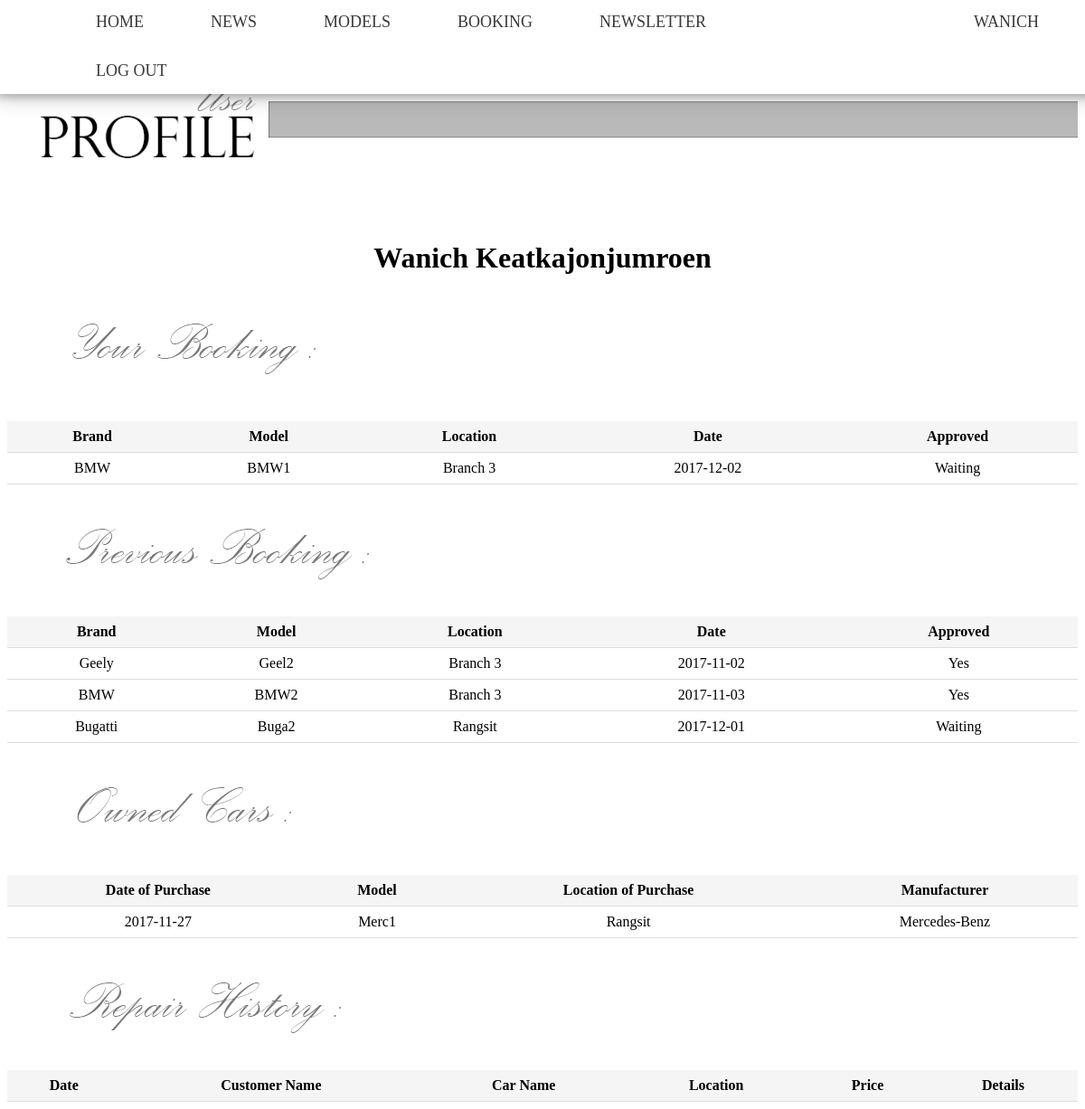
The page /user.php (signed in) on the database as committed earlier.
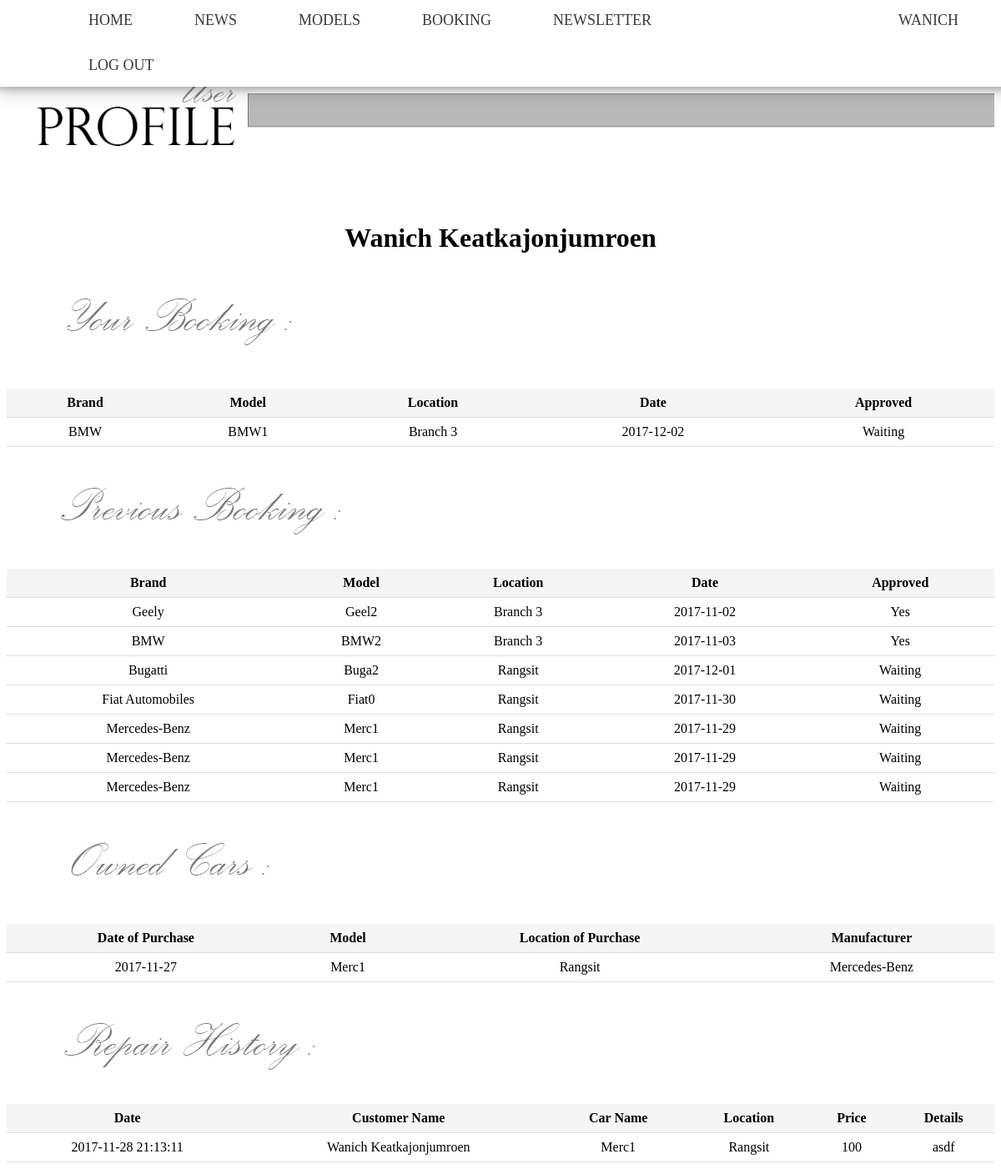
The same page on the database as committed later.
### tables this page shows
CREATE TABLE `booking` (
  `bookingID` int(11) NOT NULL,
  `customerID` int(11) NOT NULL,
  `branchID` int(11) NOT NULL,
  `approved` int(1) NOT NULL DEFAULT '0',
  `productID` int(11) NOT NULL,
  `date` date NOT NULL
);

CREATE TABLE `brands` (
  `brandID` int(11) NOT NULL,
  `brandName` varchar(40) NOT NULL,
  `logoURL` varchar(400) NOT NULL
);

CREATE TABLE `product` (
  `productID` int(11) NOT NULL,
  `price` int(11) NOT NULL,
  `name` varchar(50) NOT NULL,
  `manufacturer` int(11) NOT NULL,
  `description` varchar(300) NOT NULL,
  `length` int(11) NOT NULL,
  `width` int(11) NOT NULL,
  `height` int(11) NOT NULL,
  `maxSpeed` int(11) NOT NULL,
  `acceleration` int(11) NOT NULL,
  `disabled` int(11) NOT NULL DEFAULT '0'
);

CREATE TABLE `branch` (
  `branchID` int(11) NOT NULL,
  `name` varchar(20) NOT NULL,
  `location` varchar(200) NOT NULL
);

CREATE TABLE `sales` (
  `salesID` int(11) NOT NULL,
  `productID` int(11) NOT NULL,
  `date` date NOT NULL,
  `customerID` int(11) NOT NULL,
  `branchID` int(11) NOT NULL
);

CREATE TABLE `repairs` (
  `repairID` int(11) NOT NULL,
  `price` int(11) NOT NULL,
  `detail` varchar(200) NOT NULL,
  `productID` int(11) NOT NULL,
  `branchID` int(11) NOT NULL,
  `customerID` int(11) NOT NULL,
  `date` datetime NOT NULL DEFAULT CURRENT_TIMESTAMP
);

CREATE TABLE `customer` (
  `customerID` int(11) NOT NULL,
  `fName` varchar(30) NOT NULL,
  `lName` varchar(30) NOT NULL,
  `username` varchar(30) NOT NULL,
  `email` varchar(50) NOT NULL,
  `joinDate` datetime NOT NULL,
  `password` varchar(20) NOT NULL,
  `disabled` tinyint(1) NOT NULL
);

### user.php (the view, shortened to what this page needs)
<html>
<link rel="stylesheet" href="user.css"/>
  <head>
  </head>
  <header>
<?php
require_once('menu.php');
?>
    <body>
      <img class="head" style="margin: 5% 0% 5% 0%; width:100%;" src="User-Head.png"><br>
<?php
  $q = 'SELECT fName,lName FROM customer where customerID = '.$_SESSION['ID'];
  $results = $mysqli -> query($q);
  $user = $results ->fetch_array();
 ?>
      <center>
      <h1 style="margin: 5% 0% 0% 0%;"><?php echo $user['fName']." ".$user['lName']?></h1>
      </center>
      <img src="your booking.png"><br>
      <table>
        <tr>
          <th>Brand</th>
          <th>Model</th>
          <th>Location</th>
          <th>Date</th>
          <th>Approved</th>
        </tr>
        <?php
        $q ='SELECT booking.approved, brandName,
        branch.name as branchName,booking.date, product.name as prodName
        from booking,customer,branch,product,brands
        WHERE customer.customerID = booking.customerID
        AND booking.branchID = branch.branchID AND product.productID = booking.productID
        and brands.brandID = product.manufacturer and customer.customerID = '.$_SESSION['ID'];
        $result = $mysqli->query($q.' and date >= CURDATE()');
        while($row = $result->fetch_array()){
          echo '<tr>';
          echo '<td>'.$row['brandName'].'</td>';
          echo '<td>'.$row['prodName'].'</td>';
          echo '<td>'.$row['branchName'].'</td>';
          echo '<td>'.$row['date'].'</td>';
          echo '<td>';
          if($row['approved'] == 0){
            echo 'Waiting';
          }elseif($row['approved'] == 1){
            echo 'No';
          }else{
            echo 'Yes';
          }
          echo '</td>';
          echo '</tr>';
        }
        ?>
      </table>
      <img style="margin: 0% 0% 0% 3%;" src="prebook.png"><br>
      <table>
        <tr>
          <th>Brand</th>
          <th>Model</th>
          <th>Location</th>
          <th>Date</th>
          <th>Approved</th>
        </tr>
        <?php
        $result = $mysqli->query($q.' and date < CURDATE()');
        while($row = $result->fetch_array()){
          echo '<tr>';
          echo '<td>'.$row['brandName'].'</td>';
          echo '<td>'.$row['prodName'].'</td>';
          echo '<td>'.$row['branchName'].'</td>';
          echo '<td>'.$row['date'].'</td>';
          echo '<td>';
          if($row['approved'] == 0){
            echo 'Waiting';
          }elseif($row['approved'] == 1){
            echo 'No';
          }else{
            echo 'Yes';
          }
          echo '</td>';
          echo '</tr>';
        }
        ?>
      </table>
      <img style="margin: 0% 0% 0% 0%;" src="ownedcars.png"><br>
      <table>
        <tr>
          <th>Date of Purchase</th>
          <th>Model</th>
          <th>Location of Purchase</th>
          <th>Manufacturer</th>
        </tr>
      <?php   $q ='SELECT branch.name as branchName, product.name as prodName, sales.date,brandName
        from sales,branch,product,brands
        WHERE sales.branchID = branch.branchID AND product.productID = sales.productID
        and product.manufacturer = brands.brandID and sales.customerID = '.$_SESSION['ID'];
        $result = $mysqli->query($q);
        while($row = $result->fetch_array()){
          echo '<tr>';
          echo '<td>'.$row['date'].'</td>';
          echo '<td>'.$row['prodName'].'</td>';
          echo '<td>'.$row['branchName'].'</td>';
          echo '<td>'.$row['brandName'].'</td>';
          echo '</tr>';
        }
       ?>
    </table>
    <img style="margin: 0% 0% 0% 2%;" src="repaired.png"><br>
    <table>
      <th >Date</th>
      <th >Customer Name</th>
      <th >Car Name</th>
      <th >Location</th>
      <th >Price</th>
      <th >Details</th>
    <?php
    $q ='SELECT repairID, fName,lName,branch.name as branchName, product.name as prodName, repairs.date,repairs.price,repairs.detail
    from repairs,customer,branch,product
    WHERE customer.customerID = repairs.customerID
    AND repairs.branchID = branch.branchID AND product.productID = repairs.productID and repairs.customerID = '.$_SESSION['ID'];
    $result = $mysqli->query($q);
    while($row = $result->fetch_array()){
      echo '<tr>';
      echo '<td>'.$row['date'].'</td>';
      echo '<td>'.$row['fName'].' '.$row['lName'].'</td>';
      echo '<td>'.$row['prodName'].'</td>';
      echo '<td>'.$row['branchName'].'</td>';
      echo '<td>'.$row['price'].'</td>';
      echo '<td>'.$row['detail'].'</td>';
      echo '</tr>';
    }
     ?>
   </table>
    </body>
</html>

Rows that differ between the two databases and show on the page:
added repairs: date "2017-11-28 21:13:11", customerID.fName "Wanich", customerID.lName "Keatkajonjumroen", productID.name "Merc1", branchID.name "Rangsit", price "100", detail "asdf"
Other text that changed with them:
new list line: "Fiat Automobiles Fiat0 Rangsit 2017-11-30 Waiting"
new list line: "Mercedes-Benz Merc1 Rangsit 2017-11-29 Waiting"
